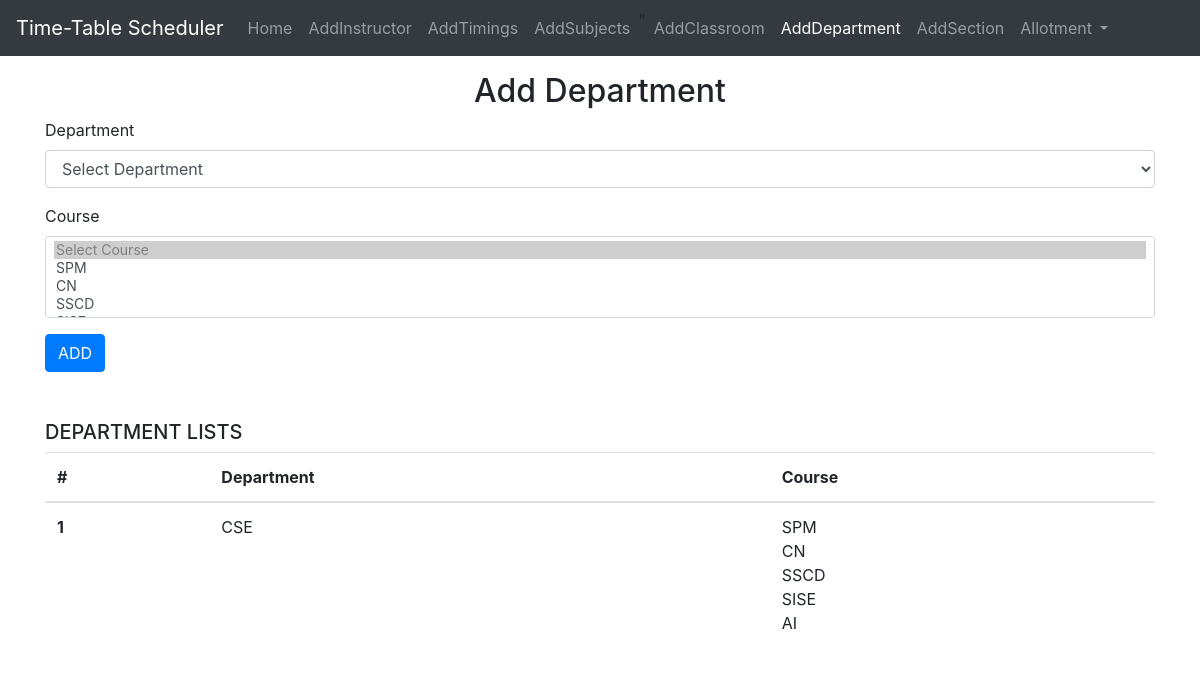
The app's page /adddepartment, older data.
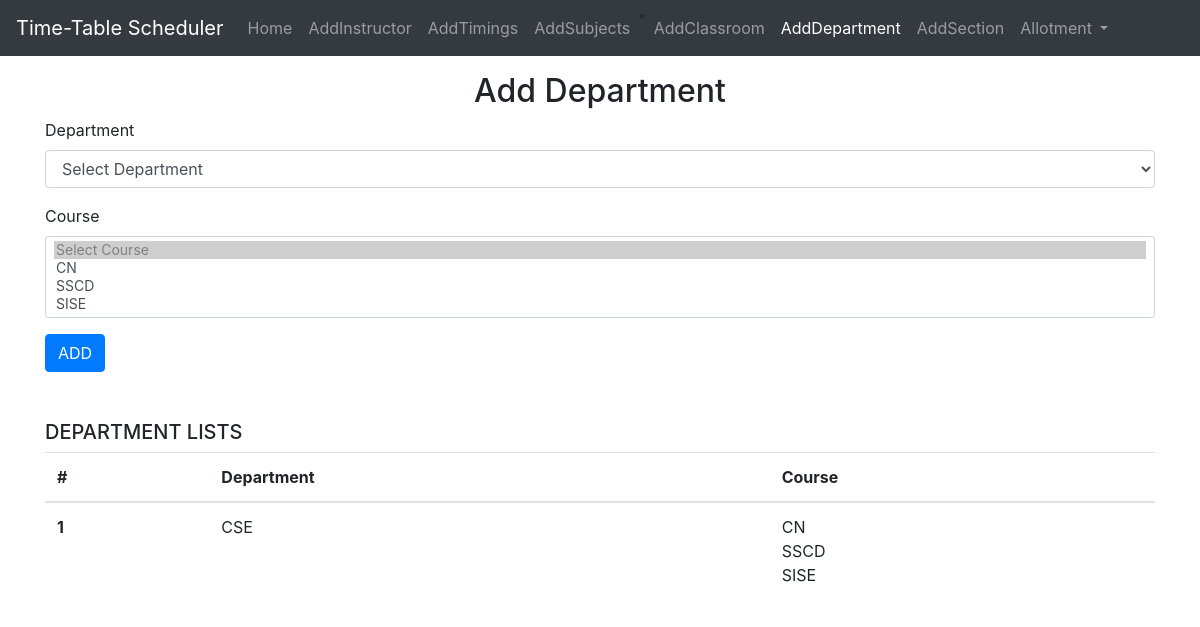
The same page, newer data.
### home/models.py (models this page shows, shortened)
class Department(models.Model):
    DEPARTMENT_CHOICES = [
        ('CSE', 'Computer Science and Engineering'),
        ('ECE', 'Electronics and Communication Engineering'),
        ('MECH', 'Mechanical Engineering'),
        ('CIVIL', 'Civil Engineering'),
    ]
    depname = models.CharField(max_length=30,choices=DEPARTMENT_CHOICES)
    courses = models.ManyToManyField(Subjects,max_length=100)

class Subjects(models.Model):
    code = models.CharField(primary_key=True, max_length=10)
    sname = models.CharField(max_length=100)
    stype = models.CharField(max_length=20, default='2' , null=True)
    sem = models.CharField(max_length=20, default='3')
    credits = models.CharField(max_length=20, default='1')
    max_students = models.IntegerField(default=0)
    instructors = models.ManyToManyField(Instructor,max_length=100)
    lab_name = models.CharField(max_length=100, null=True, blank=True)  # New field for lab name

### home/views.py (the view, shortened to what this page needs)
# urls.py: path('adddepartment', views.adddepartment, name='adddepartment'),
def adddepartment(request):
     context = {'success': False}
     engineering_branches = Department.DEPARTMENT_CHOICES
     departallot=Department.objects.all()
     allcourses=Subjects.objects.all()
     context={
         'allcourses':allcourses,
         'departallot': departallot,
         'engineering_branches':engineering_branches,
     }
     return render(request,'adddepartment.html',context)

### templates/adddepartment.html (shortened to what this page needs)
{% extends "base.html" %}
{% block adddepartmentactive %}active{% endblock adddepartmentactive %}
{% block body %}
   <div class="container my-3">
    <h2 class="text-center">Add Department</h2>
    <form action="/adddepartment" method="post">
        <div class="form-group">
          <label for="title">Department</label>
          <select class="form-control" name="depname" id="title">
            <option disabled selected>Select Department</option>
        </select>
        </div>
        <div class="form-group">
            <label for="title">Course</label>
            <select class="form-control form-control-sm"style="margin-bottom:4px" name="courses[]" multiple>
            <option disabled selected>Select Course</option>
            {% for  course in allcourses  %}
            <option value="course.pk">{{course.sname}}</option>
            {% endfor %}
          </select>
        </div>
        <button type="submit" class="btn btn-primary">ADD</button>
      </form>
   </div>
   <div class="container my-5">
    <h5>DEPARTMENT LISTS</h5>
    <table class="table">
        <thead>
          <tr>
            <th scope="col">#</th>
            <th scope="col">Department</th>
            <th scope="col">Course</th>
          </tr>
        </thead>
        <tbody>
          {% for department in departallot %}
              <tr>
                  <th scope="row">{{ forloop.counter }}</th>
                  <td>{{ department.depname }}</td>
                  <td>
                      {% for course in department.courses.all %}
                          {{ course.sname }}<br>
                      {% endfor %}
                  </td>
              </tr>
          {% endfor %}
      </tbody>
    </div>
    {% endblock body %}

Row changes from the older to the newer data that the page shows:
removed Subjects: sname "SPM"
removed Subjects: sname "AI"
Text that changed along with them:
form field value: "Select Course ☑ / SPM / CN / SSCD" → "Select Course ☑ / CN / SSCD / SISE"
